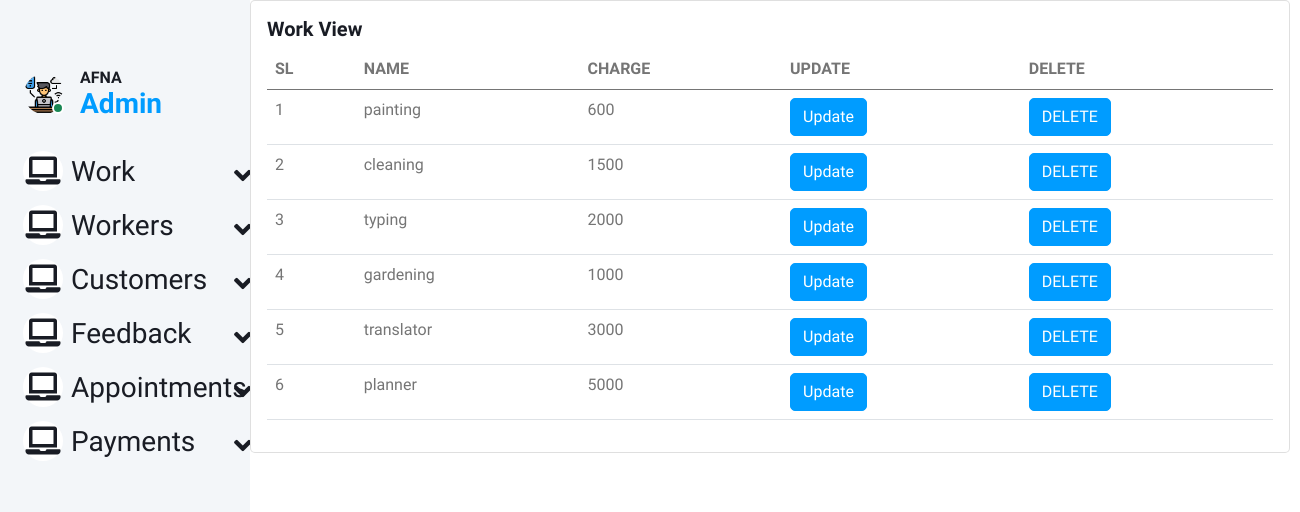
The app's page /work_view with its own data.
### online_home_service_app/models.py (models this page shows, shortened)
class work(models.Model):
    name = models.CharField(max_length=100)
    charge = models.IntegerField()

### online_home_service_app/views.py (the view)
# urls.py: path("work_view",views.work_view,name="work_view"),
def work_view(request):
    data = work.objects.all()
    return render(request,'admin/work_view.html',{'data':data})

### templates/admin/work_view.html (shortened to what this page needs)
{% extends "admin/admin base.html" %}
{% block content %}
<div class="card" style="width: 65rem;">
  <div class="card-body">
    <h5 class="card-title">Work View</h5>
<table class="table">
  <thead>
    <tr>
      <th scope="col">SL</th>
      <th scope="col">NAME</th>
      <th scope="col">CHARGE</th>
      <th scope="col">UPDATE</th>
      <th scope="col">DELETE</th>
    </tr>
  </thead>
  <tbody>
      {% for i in data %}
    <tr>
      <td>{{forloop.counter}}</td>
      <td>{{i.name}}</td>
        <td>{{i.charge}}</td>
       <td><a href="{% url 'update_work_view' i.id %}" class="btn btn-primary">Update</a> </td>
      <td><a href="{% url 'delete_work_view' i.id %}" class="btn btn-primary">DELETE</a> </td>
    </tr>
{% endfor %}
  </tbody>
  </table>
{% endblock %}

### static/static1/assets2/css/style.css (style rules this page uses)
:root { --primary: #009CFF; --light: #F3F6F9; --dark: #191C24; }
.btn { transition: .5s; }
.btn.btn-primary { color: #FFFFFF; }

### records on screen
work: name "painting", charge "600"
work: name "cleaning", charge "1500"
work: name "typing", charge "2000"
work: name "gardening", charge "1000"
work: name "translator", charge "3000"
work: name "planner", charge "5000"
